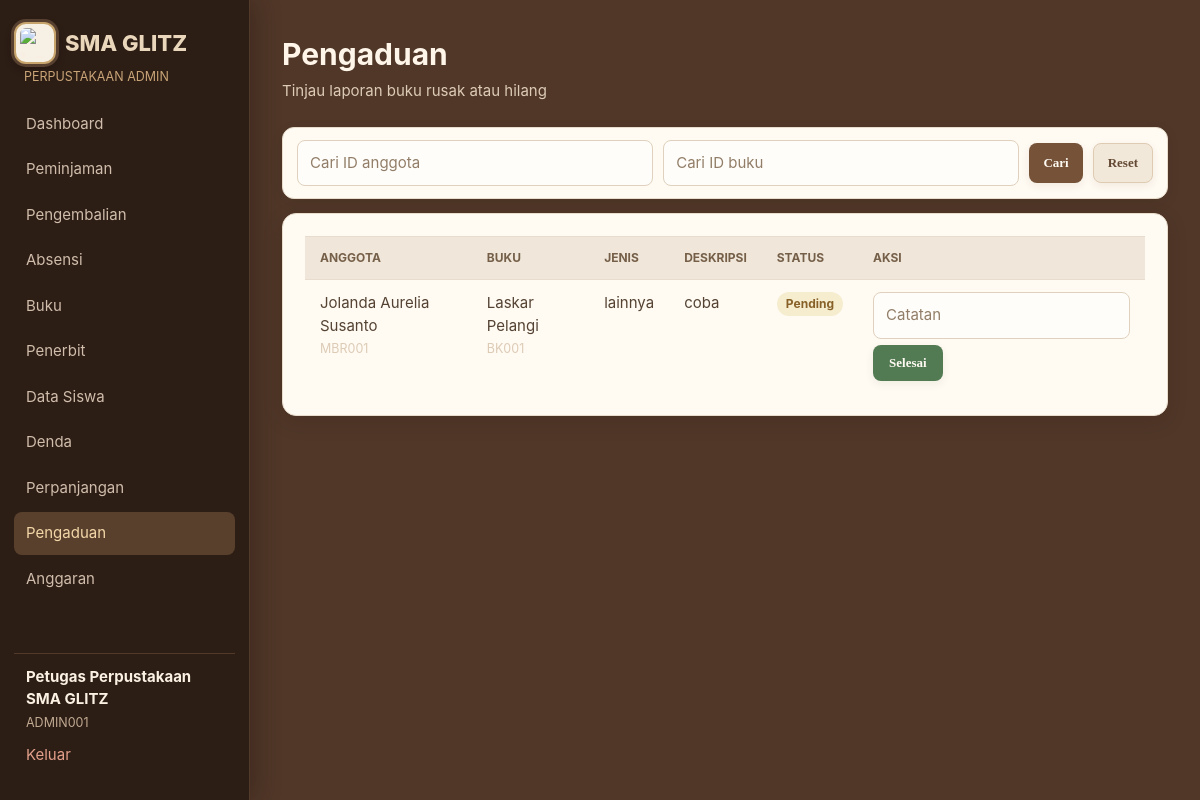
/admin/complaints.php (signed in), run on the app's committed database.
### tables this page shows
CREATE TABLE complaints (
    id INTEGER PRIMARY KEY AUTOINCREMENT, user_id INTEGER NOT NULL, book_id INTEGER NOT NULL, type TEXT NOT NULL,
    description TEXT, status TEXT NOT NULL DEFAULT 'pending', admin_note TEXT,
    created_at TEXT NOT NULL DEFAULT CURRENT_TIMESTAMP, updated_at TEXT NOT NULL DEFAULT CURRENT_TIMESTAMP, photo_path TEXT,
    FOREIGN KEY (user_id) REFERENCES users(id), FOREIGN KEY (book_id) REFERENCES books(id)
);

CREATE TABLE users (
    id INTEGER PRIMARY KEY AUTOINCREMENT, member_id TEXT NOT NULL UNIQUE, name TEXT NOT NULL,
    email TEXT NOT NULL UNIQUE, phone TEXT, gender TEXT, address TEXT, password TEXT NOT NULL,
    role TEXT NOT NULL DEFAULT 'member', status TEXT NOT NULL DEFAULT 'active',
    created_at TEXT NOT NULL DEFAULT CURRENT_TIMESTAMP, updated_at TEXT NOT NULL DEFAULT CURRENT_TIMESTAMP
, photo_path TEXT, nik TEXT, nis TEXT, kelas TEXT);

CREATE TABLE books (
    id INTEGER PRIMARY KEY AUTOINCREMENT, book_id TEXT NOT NULL UNIQUE, title TEXT NOT NULL, author TEXT NOT NULL,
    year INTEGER, pages INTEGER, genre TEXT, stock INTEGER NOT NULL DEFAULT 1, available INTEGER NOT NULL DEFAULT 1,
    cover_url TEXT, publisher_id INTEGER, created_at TEXT NOT NULL DEFAULT CURRENT_TIMESTAMP,
    updated_at TEXT NOT NULL DEFAULT CURRENT_TIMESTAMP, synopsis TEXT,
    FOREIGN KEY (publisher_id) REFERENCES publishers(id) ON DELETE SET NULL
);

### admin/complaints.php (the view, shortened to what this page needs)
<?php
require_once __DIR__ . '/../includes/layout.php'; require_admin();
$memberId = trim($_GET['member_id'] ?? ''); $bookId = trim($_GET['book_id'] ?? '');
$sql = 'SELECT c.*,u.name,u.member_id,b.title,b.book_id FROM complaints c JOIN users u ON u.id=c.user_id JOIN books b ON b.id=c.book_id WHERE u.member_id LIKE ? AND b.book_id LIKE ? ORDER BY c.created_at DESC';
$data = rows($sql, ['%' . $memberId . '%', '%' . $bookId . '%']);
?>
<form class="toolbar admin-id-search" method="get"><input name="member_id" value="<?= e($memberId) ?>" placeholder="Cari ID anggota"><input name="book_id" value="<?= e($bookId) ?>" placeholder="Cari ID buku"><button type="submit" class="btn btn-primary">Cari</button><a class="button secondary btn btn-secondary" href="<?= e(url('admin/complaints.php')) ?>">Reset</a></form>
<section class="card table-card"><table><thead><tr><th>Anggota</th><th>Buku</th><th>Jenis</th><th>Deskripsi</th><th>Status</th><th>Aksi</th></tr></thead><tbody><?php foreach ($data as $row): ?><tr><td><?= e($row['name']) ?><br><small class="muted"><?= e($row['member_id']) ?></small></td><td><?= e($row['title']) ?><br><small class="muted"><?= e($row['book_id']) ?></small></td><td><?= e($row['type']) ?></td><td><?= e($row['description']) ?></td><td><?= status_badge($row['status']) ?></td><td><?php if ($row['status'] === 'pending'): ?><form method="post" class="actions"><input type="hidden" name="id" value="<?= (int) $row['id'] ?>"><input name="admin_note" placeholder="Catatan"><button name="status" value="resolved" class="success">Selesai</button></form><?php endif; ?></td></tr><?php endforeach; ?><?php if (!$data): ?><tr><td colspan="6" class="muted">Tidak ada pengaduan.</td></tr><?php endif; ?></tbody></table></section>

### includes/bootstrap.php (shortened to what this page needs)
<?php
function base_url(string $path = ''): string
{
    $script = rawurldecode($_SERVER['SCRIPT_NAME'] ?? '');
    $marker = '/versiphp/';
    $position = stripos($script, $marker);
    $base = $position === false ? '' : substr($script, 0, $position + strlen($marker) - 1);
    return $base . ($path === '' ? '/' : '/' . ltrim($path, '/'));
}
function url(string $path = ''): string
{
    return base_url($path);
}
function e(mixed $value): string
{
    return htmlspecialchars((string) $value, ENT_QUOTES, 'UTF-8');
}
function pdo(): PDO
{
    $pdo = new PDO('sqlite:' . DB_FILE);
    $pdo->setAttribute(PDO::ATTR_ERRMODE, PDO::ERRMODE_EXCEPTION);
    $pdo->setAttribute(PDO::ATTR_DEFAULT_FETCH_MODE, PDO::FETCH_ASSOC);
    $pdo->exec('PRAGMA foreign_keys = ON');
    initialise_database($pdo);
    return $pdo;
}
function initialise_database(PDO $db): void
{
    $userColumns = array_column($db->query('PRAGMA table_info(users)')->fetchAll(), 'name');
    $db->exec("UPDATE users SET address='Perpustakaan SMA GLITZ, Jl. Glitz No. 1, Semarang' WHERE member_id='ADMIN001'");
    $db->exec("UPDATE publishers SET location='Semarang' WHERE name IN ('Gramedia Pustaka Utama','Erlangga','Mizan','Kompas') AND location IN ('Jakarta','Bandung')");
    $bookColumns = array_column($db->query('PRAGMA table_info(books)')->fetchAll(), 'name');
    $borrowingColumns = array_column($db->query('PRAGMA table_info(borrowings)')->fetchAll(), 'name');
    $extensionColumns = array_column($db->query('PRAGMA table_info(extensions)')->fetchAll(), 'name');
    $complaintColumns = array_column($db->query('PRAGMA table_info(complaints)')->fetchAll(), 'name');
    if ((int) $db->query('SELECT COUNT(*) FROM users')->fetchColumn() === 0) {
        seed_database($db);
    }
    $seedMigration=$db->prepare('SELECT 1 FROM app_migrations WHERE name=?');
    $seedMigration->execute(['member_mbr001_ongoing_loan_v1']);
    $hideExample=$db->prepare('SELECT 1 FROM app_migrations WHERE name=?');
    $hideExample->execute(['hide_mbr001_bk004_history_v1']);
    $glitzMigration = $db->prepare('SELECT 1 FROM app_migrations WHERE name=?');
    $glitzMigration->execute(['sma_glitz_dummy_data_v2']);
    $coversMigration = $db->prepare('SELECT 1 FROM app_migrations WHERE name=?');
    $coversMigration->execute(['sma_glitz_book_covers_v1']);
}
function rows(string $query, array $params = []): array
{
    $statement = pdo()->prepare($query);
    $statement->execute($params);
    return $statement->fetchAll();
}
function status_badge(string $status): string
{
    return '<span class="badge badge-' . e($status) . '">' . e(ucfirst($status)) . '</span>';
}

### data on the page
complaints: user.name "Jolanda Aurelia Susanto", user.member_id "MBR001", book.title "Laskar Pelangi", book.book_id "BK001", type "lainnya", description "coba", status "Pending"

### other printed values
$label "Dashboard"
$label "Peminjaman"
$label "Pengembalian"
$label "Absensi"
$label "Buku"
$label "Penerbit"
$label "Data Siswa"
$label "Denda"
$label "Perpanjangan"
$label "Pengaduan"
$label "Anggaran"
$user['name'] "Petugas Perpustakaan SMA GLITZ"
$user['member_id'] "ADMIN001"
$title "Pengaduan"
$subtitle "Tinjau laporan buku rusak atau hilang"
